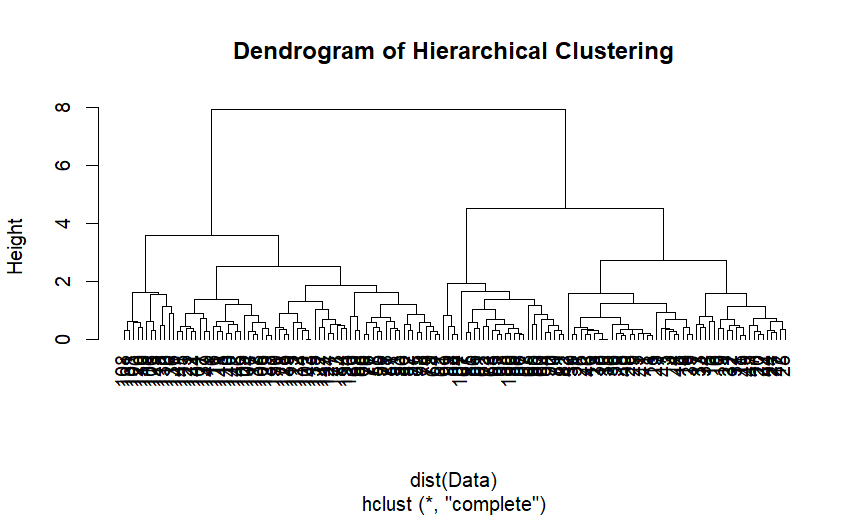

Write the R code that produced this figure.
# Load required libraries
library(cluster)

# Read the dataset
Data <- read.csv("C:/Users/HP/Downloads/Data.csv")

# Remove rows with missing values
Data <- na.omit(Data)

# Convert data to numeric matrix
Data <- as.matrix(Data)
Data
# Hierarchical clustering
hc <- hclust(dist(Data))

# Plot dendrogram
plot(hc, hang = -1, main = "Dendrogram of Hierarchical Clustering")
